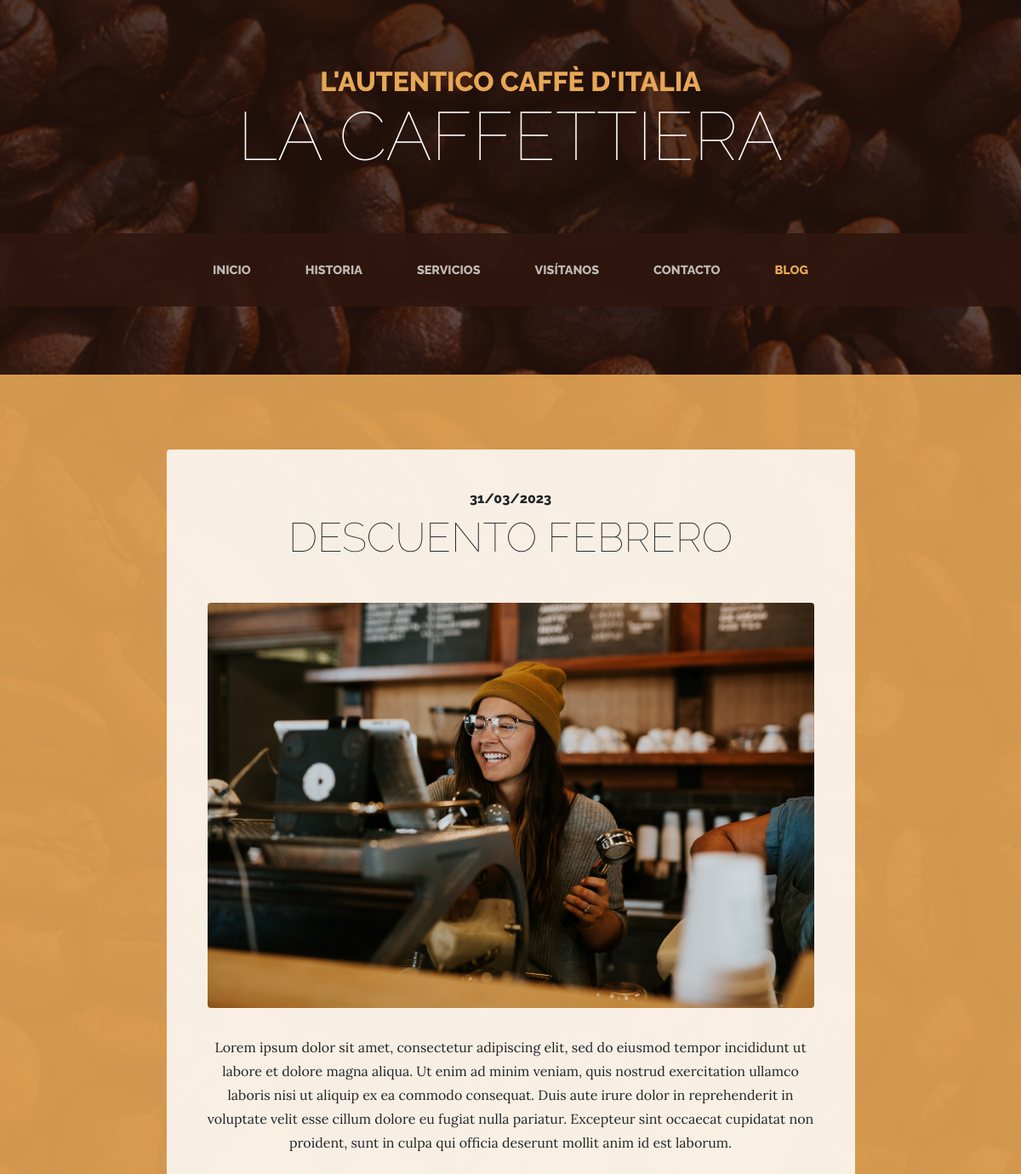
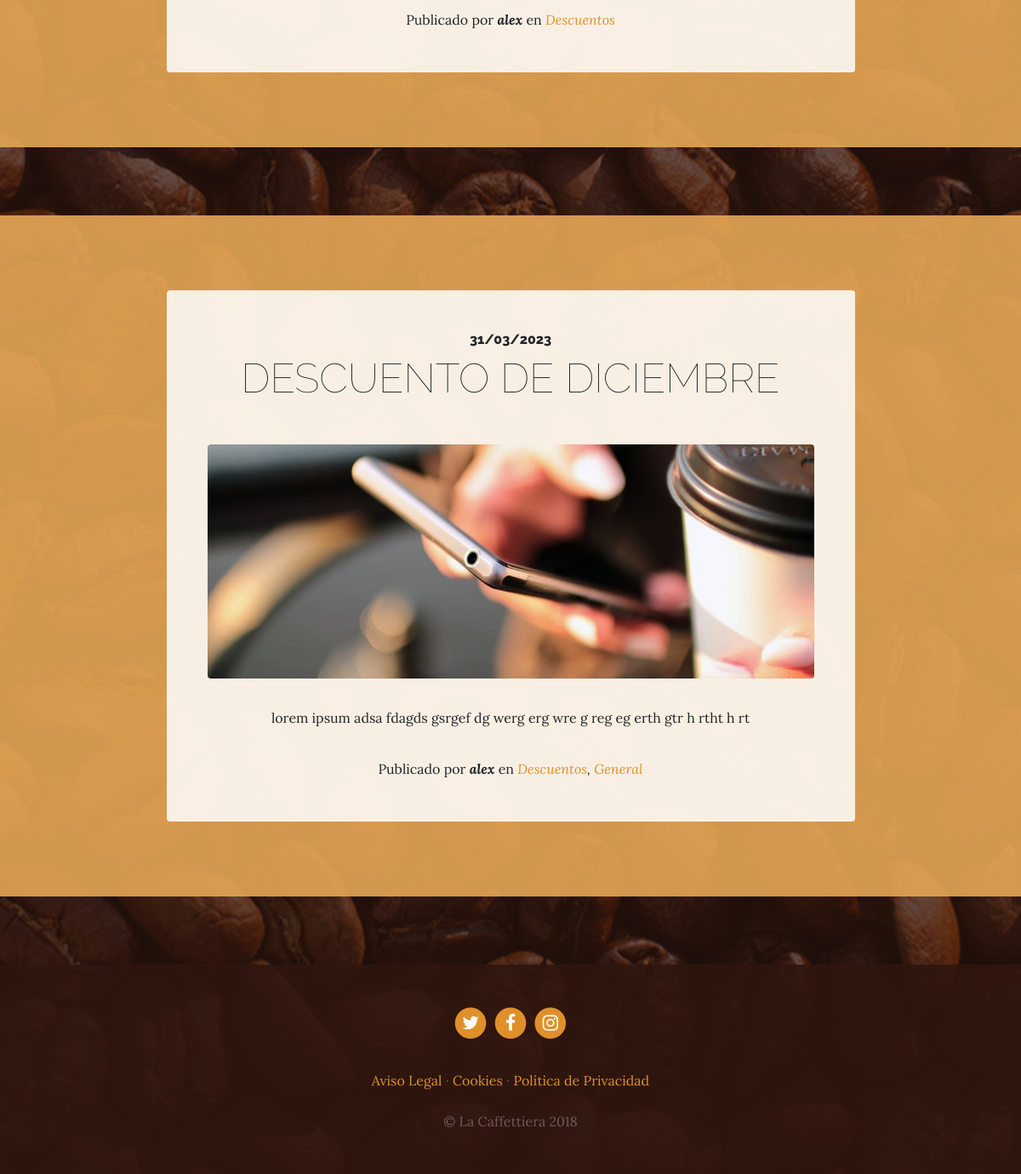
The app's page /blog/category/2/ with its own data (2 pictures, top to bottom).
### blog/models.py (models this page shows, shortened)
class Blog(models.Model):
    title = models.CharField(max_length=200, verbose_name="Titulo")
    content = models.TextField(verbose_name="Contenido")
    published = models.DateTimeField(
        verbose_name="Fecha de publicación",default = now)
    image = models.ImageField(
        verbose_name="Imagen", upload_to="blog", null=True, blank=True)
    author = models.ForeignKey(
        User, verbose_name="Autor", on_delete=models.CASCADE)
    categories = models.ManyToManyField(
        Category, verbose_name="Categorias", related_name="get_posts")
    created = models.DateTimeField(
        auto_now_add=True, verbose_name="Fecha de creacion")
    updated = models.DateTimeField(
        auto_now=True, verbose_name="Fecha de actualización")
    class Meta:
        verbose_name = "blog"
        verbose_name_plural = "blogs"
        ordering = ['-created']

class Category(models.Model):
    name = models.CharField(max_length=200, verbose_name="Categoria")
    created = models.DateTimeField(
        auto_now_add=True, verbose_name="Fecha de creacion")
    updated = models.DateTimeField(
        auto_now=True, verbose_name="Fecha de actualización")
    class Meta:
        verbose_name = "categoria"
        verbose_name_plural = "categorias"
        ordering = ['-created']

### page/models.py (models this page shows, shortened)
class Page(models.Model):
    title = models.CharField(max_length=200, verbose_name="Titulo")
    content = RichTextField(verbose_name="Contenido")
    created = models.DateTimeField(
        auto_now_add=True, verbose_name="Fecha de creación")
    updated = models.DateTimeField(
        auto_now=True, verbose_name="Fecha de actualización")
    class Meta:
        verbose_name = "pagina"
        verbose_name_plural = "paginas"
        ordering = ["title"]

### blog/views.py (the view)
# urls.py: path('category/<int:categoryId>/', views.category, name="category"),
def category(request, categoryId):
    category = get_object_or_404(Category, id=categoryId)# un registro
    blogs = Blog.objects.filter(categories=category)
    return render(request, "blog/category.html",{"blogs":blogs})

### page/templatetags/pages_extras.py (called while the page is built)
@register.simple_tag
def get_page_list():
    pages=Page.objects.all()
    return pages

### social/processor.py (called while the page is built)
def ctx_dict(request):
    ctx = {}
    links = Link.objects.all()
    for link in links:
        ctx[link.key] = link.url
    return ctx

### blog/templates/blog/category.html (shortened to what this page needs)
{% extends 'core/base.html' %}
{% block content %}
{% load static %}
{% for blog in blogs %}
<section class="page-section cta">
  <div class="container">
    <div class="row">
      <div class="col-xl-9 mx-auto">
        <div class="cta-innerv text-center rounded">
          <h2 class="section-heading mb-5">
            <span class="section-heading-upper">
              {{blog.published|date:"SHORT_DATE_FORMAT"}}</span
            >
            <span class="section-heading-lower">{{blog.title}}</span>
          </h2>
          {% if blog.image.url != null %}
          <p class="mb-0">
            <img
              class="mx-auto d-flex rounded img-fluid mb-3 mb-lg-0"
              src="{{blog.image.url}}"
              alt=""
            />
          </p>
          {% endif %}
          <p class="mb-0 mbt">{{blog.content}}</p>
          <p class="mb-0 mbt">
            <span class="section-heading-under"
              >Publicado por <em><b>{{blog.author}}</b></em> en
              <em>
              {%for category in blog.categories.all%}
              <a href="{%url 'category' category.id%}" class="link">{{category.name}}</a>{%if not forloop.last%},{%endif%}{%endfor%}
              </em
              ></span
            >
          </p>
        </div>
      </div>
    </div>
  </div>
</section>
{% endfor %}
{% endblock %}

### core/templates/core/base.html (shortened to what this page needs)
<!DOCTYPE html>
<html lang="es">
  <head>
    {% load static %}
    <link
      href="{% static 'core/vendor/bootstrap/css/bootstrap.min.css' %}"
      rel="stylesheet"
    />
    <link
      href="{% static 'core/vendor/font-awesome/css/font-awesome.min.css' %}"
      rel="stylesheet"
      type="text/css"
    />
    <link href="{%static 'core/css/business-casual.css' %}" rel="stylesheet" />
  </head>
  <body>
    <h1 class="site-heading text-center text-white d-none d-lg-block">
      <span class="site-heading-upper text-primary mb-3"
        >L'autentico caffè d'italia</span
      >
      <span class="site-heading-lower">La Caffettiera</span>
    </h1>
    <nav class="navbar navbar-expand-lg navbar-dark py-lg-4" id="mainNav">
      <div class="container">
        <div class="collapse navbar-collapse" id="navbarResponsive">
          <ul class="navbar-nav mx-auto">
            <li
              class="nav-item {%if request.path == '/' %}active{%endif%} px-lg-4"
            >
              <a
                class="nav-link text-uppercase text-expanded"
                href="{%url 'index'%}"
                >Inicio</a
              >
            </li>
            <li
              class="nav-item {%if request.path == '/about/' %}active{%endif%} px-lg-4"
            >
              <a
                class="nav-link text-uppercase text-expanded"
                href="{%url 'about'%}"
                >Historia</a
              >
            </li>
            <li
              class="nav-item {%if request.path == '/services/' %}active{%endif%} px-lg-4"
            >
              <a
                class="nav-link text-uppercase text-expanded"
                href="{%url 'services'%}"
                >Servicios</a
              >
            </li>
            <li
              class="nav-item {%if request.path == '/store/' %}active{%endif%} px-lg-4"
            >
              <a
                class="nav-link text-uppercase text-expanded"
                href="{%url 'store'%}"
                >Visítanos</a
              >
            </li>
            <li
              class="nav-item {%if request.path == '/contact/' %}active{%endif%} px-lg-4"
            >
              <a
                class="nav-link text-uppercase text-expanded"
                href="{%url 'contact'%}"
                >Contacto</a
              >
            </li>
            <li
              class="nav-item {%if request.path|slice:6 == '/blog/' %}active{%endif%} px-lg-4"
            >
              <a
                class="nav-link text-uppercase text-expanded"
                href="{%url 'blog'%}"
                >Blog</a
              >
            </li>
          </ul>
        </div>
      </div>
    </nav>
    {%block content%}{%endblock%}
    <footer class="footer text-faded text-center py-5">
      <div class="container">
        {% if LINK_TWITTER != null%}
        <p class="m-0">
          <a href="{{LINK_TWITTER}}" class="link">
            <span class="fa-stack fa-lg">
              <i class="fa fa-circle fa-stack-2x"></i>
              <i class="fa fa-twitter fa-stack-1x fa-inverse"></i>
            </span>
          </a>
          {% endif %}
          {% if LINK_FACEBOOK != null%}
          <a href="{{LINK_FACEBOOK}}" class="link">
            <span class="fa-stack fa-lg">
              <i class="fa fa-circle fa-stack-2x"></i>
              <i class="fa fa-facebook fa-stack-1x fa-inverse"></i>
            </span>
          </a>
          {% endif %}
          {% if LINK_INSTAGRAM != null%}
          <a href="{{LINK_INSTAGRAM}}" class="link">
            <span class="fa-stack fa-lg">
              <i class="fa fa-circle fa-stack-2x"></i>
              <i class="fa fa-instagram fa-stack-1x fa-inverse"></i>
            </span>
          </a>
          {% endif %}
        </p>
        <p class="m-0 mbt">
          {%load pages_extras%}
          {%get_page_list as pages%}
          {%for page in pages%}
          <a href="{%url 'page' page.id %}" class="link">{{page.title}}</a> {%if not forloop.last %}·{%endif%}
          {%endfor%}
        </p>
        <p class="m-0 mbt1">&copy; La Caffettiera 2018</p>
      </div>
    </footer>
  </body>
</html>

### core/static/core/css/business-casual.css (style rules this page uses)
body { font-family: 'Lora'; background: linear-gradient(rgba(47, 23, 15, 0.65), rgba(47, 23, 15, 0.65)), url("../img/bg.jpg"); background-attachment: fixed; background-position: center; background-size: cover; }
h1, h2, h3, h4, h5, h6 { font-family: 'Raleway'; }
p { line-height: 1.75; }
.text-faded { color: rgba(255, 255, 255, 0.3); }
.site-heading { margin-top: 5rem; margin-bottom: 5rem; text-transform: uppercase; line-height: 1; font-family: 'Raleway'; }
.site-heading .site-heading-upper { display: block; font-size: 2rem; font-weight: 800; }
.site-heading .site-heading-lower { font-size: 5rem; font-weight: 100; line-height: 4rem; }
.page-section { margin-top: 5rem; margin-bottom: 5rem; }
.section-heading { text-transform: uppercase; }
.section-heading .section-heading-upper { display: block; font-size: 1rem; font-weight: 800; padding-bottom:.5rem; }
.section-heading .section-heading-lower { display: block; font-size: 3rem; font-weight: 100; }
#mainNav { background-color: rgba(47, 23, 15, 0.9); font-family: 'Raleway'; }
#mainNav .navbar-nav .nav-item .nav-link { color: rgba(255, 255, 255, 0.7); font-weight: 800; }
#mainNav .navbar-nav .nav-item.active .nav-link { color: #e6a756; }
@media (min-width: 992px) { #mainNav .navbar-nav .nav-item .nav-link { font-size: 0.9rem; } }
.cta { padding-top: 5rem; padding-bottom: 5rem; background-color: rgba(230, 167, 86, 0.9); }
.cta .cta-innerv { position: relative; padding: 3rem; margin: 0.5rem; background-color: rgba(255, 255, 255, 0.85); }
.footer { background-color: rgba(47, 23, 15, 0.9); }
.text-primary { color: #e6a756 !important; }
.mbt { padding-top: 2rem; }
.mbt1 { padding-top: 1.25rem; }
a.link { color: #df902a; }

### records on screen
Blog: published "31/03/2023", title "DESCUENTO FEBRERO", image (picture), content "Lorem ipsum dolor sit amet, consectetur adipiscing elit, sed do eiusmod tempor incididunt ut labore et dolore magna aliqua. Ut enim ad minim veniam, quis nostrud exercitation ullamco laboris nisi ut aliquip ex ea commodo consequat. Duis aute irure dolor in reprehenderit in voluptate velit esse cillum dolore eu fugiat nulla pariatur. Excepteur sint occaecat cupidatat non proident, sunt in culpa qui officia deserunt mollit anim id est laborum.", author "alex"
Category: name "Descuentos"
Blog: published "31/03/2023", title "DESCUENTO DE DICIEMBRE", image (picture), content "lorem ipsum adsa fdagds gsrgef dg werg erg wre g reg eg erth gtr h rtht h rt", author "alex"
Category: name "General"
Page: title "Aviso Legal"
Page: title "Cookies"
Page: title "Política de Privacidad"
